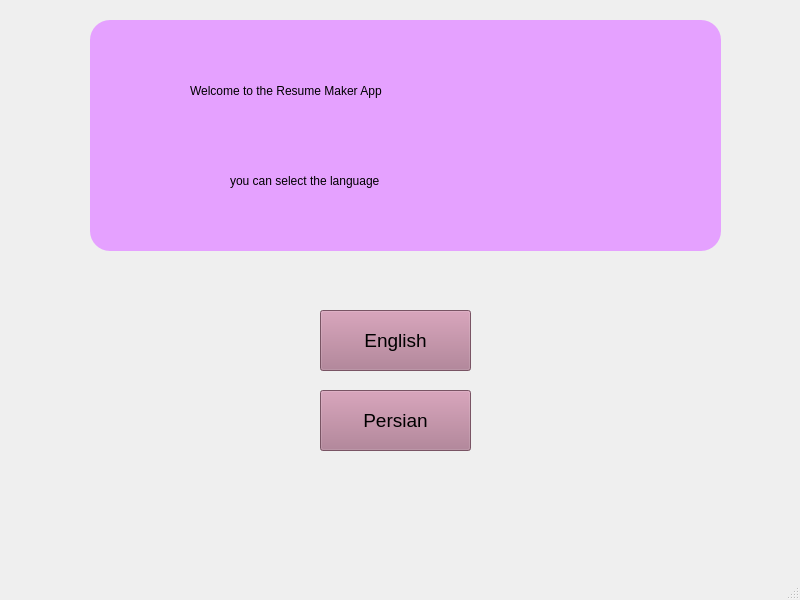
<?xml version="1.0" encoding="UTF-8"?>
<ui version="4.0">
 <class>MainWindow</class>
 <widget class="QMainWindow" name="MainWindow">
  <property name="geometry">
   <rect>
    <x>0</x>
    <y>0</y>
    <width>800</width>
    <height>600</height>
   </rect>
  </property>
  <property name="windowTitle">
   <string>MainWindow</string>
  </property>
  <widget class="QWidget" name="centralwidget">
   <widget class="QFrame" name="frame">
    <property name="geometry">
     <rect>
      <x>90</x>
      <y>20</y>
      <width>631</width>
      <height>231</height>
     </rect>
    </property>
    <property name="styleSheet">
     <string notr="true">background-color: rgb(229, 161, 255);
font: 16pt &quot;Tahoma&quot;;
color: rgb(0, 0, 0);
border-color: rgb(0, 0, 0);
border-radius: 20px;</string>
    </property>
    <property name="frameShape">
     <enum>QFrame::StyledPanel</enum>
    </property>
    <property name="frameShadow">
     <enum>QFrame::Raised</enum>
    </property>
    <widget class="QLabel" name="label">
     <property name="geometry">
      <rect>
       <x>100</x>
       <y>30</y>
       <width>431</width>
       <height>81</height>
      </rect>
     </property>
     <property name="text">
      <string>Welcome to the Resume Maker App</string>
     </property>
    </widget>
    <widget class="QLabel" name="label_2">
     <property name="geometry">
      <rect>
       <x>140</x>
       <y>130</y>
       <width>331</width>
       <height>61</height>
      </rect>
     </property>
     <property name="text">
      <string>you can select the language</string>
     </property>
    </widget>
   </widget>
   <widget class="QPushButton" name="EngButton">
    <property name="geometry">
     <rect>
      <x>320</x>
      <y>310</y>
      <width>151</width>
      <height>61</height>
     </rect>
    </property>
    <property name="font">
     <font>
      <family>Tahoma</family>
      <pointsize>14</pointsize>
     </font>
    </property>
    <property name="styleSheet">
     <string notr="true">background-color: rgb(170, 117, 140);</string>
    </property>
    <property name="text">
     <string>English</string>
    </property>
   </widget>
   <widget class="QPushButton" name="PrButton">
    <property name="geometry">
     <rect>
      <x>320</x>
      <y>390</y>
      <width>151</width>
      <height>61</height>
     </rect>
    </property>
    <property name="font">
     <font>
      <family>Tahoma</family>
      <pointsize>14</pointsize>
     </font>
    </property>
    <property name="styleSheet">
     <string notr="true">background-color: rgb(170, 117, 140);</string>
    </property>
    <property name="text">
     <string>Persian</string>
    </property>
   </widget>
  </widget>
  <widget class="QMenuBar" name="menubar">
   <property name="geometry">
    <rect>
     <x>0</x>
     <y>0</y>
     <width>800</width>
     <height>26</height>
    </rect>
   </property>
  </widget>
  <widget class="QStatusBar" name="statusbar"/>
 </widget>
 <resources/>
 <connections/>
</ui>
